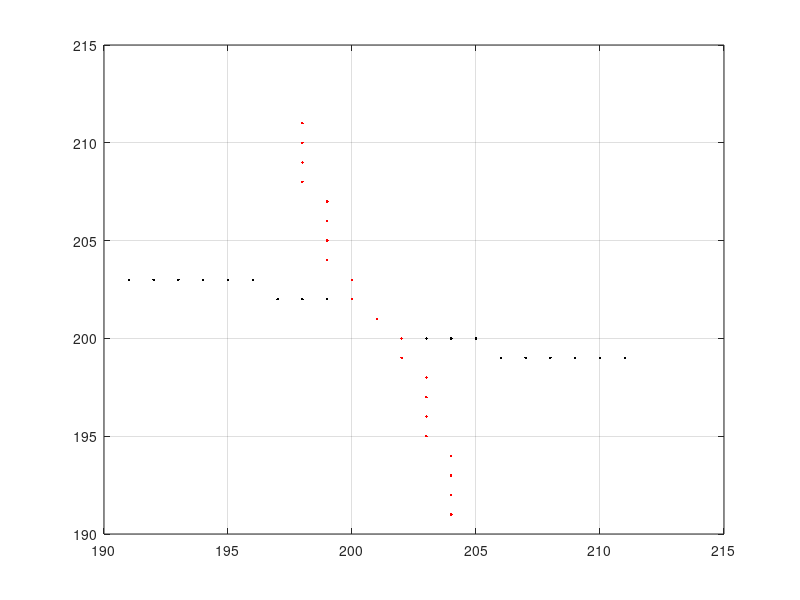

The MATLAB script that drew this image:
clear all;
close all;
[xi, yi]=meshgrid(-100:0.5:100, -100:0.5:100);
aa=zeros(401,401);
aa(201,201)=1;
% I = imread('cameraman.tif');
I=aa;
se = strel('line', 21, 10.0);
J = imdilate(I,se);
[fix fiy]=find(J>0);
plot(fiy,fix,'k.');
hold on;
p=polyfit(fiy,fix,1);
pdeg=90+rad2deg(atan(p(1)));
se2 = strel('line', 21, pdeg);
J2=imdilate(I,se2);
[fix2 fiy2]=find(J2>0);
plot(fiy2,fix2,'r.');
hold on;

% imshow(I), title('Original')
% figure, imshow(J), title('Translated');
% bb=medfilt(aa,[10,1]);
%  pcolor(xi,yi,J)
% shading flat
grid on;